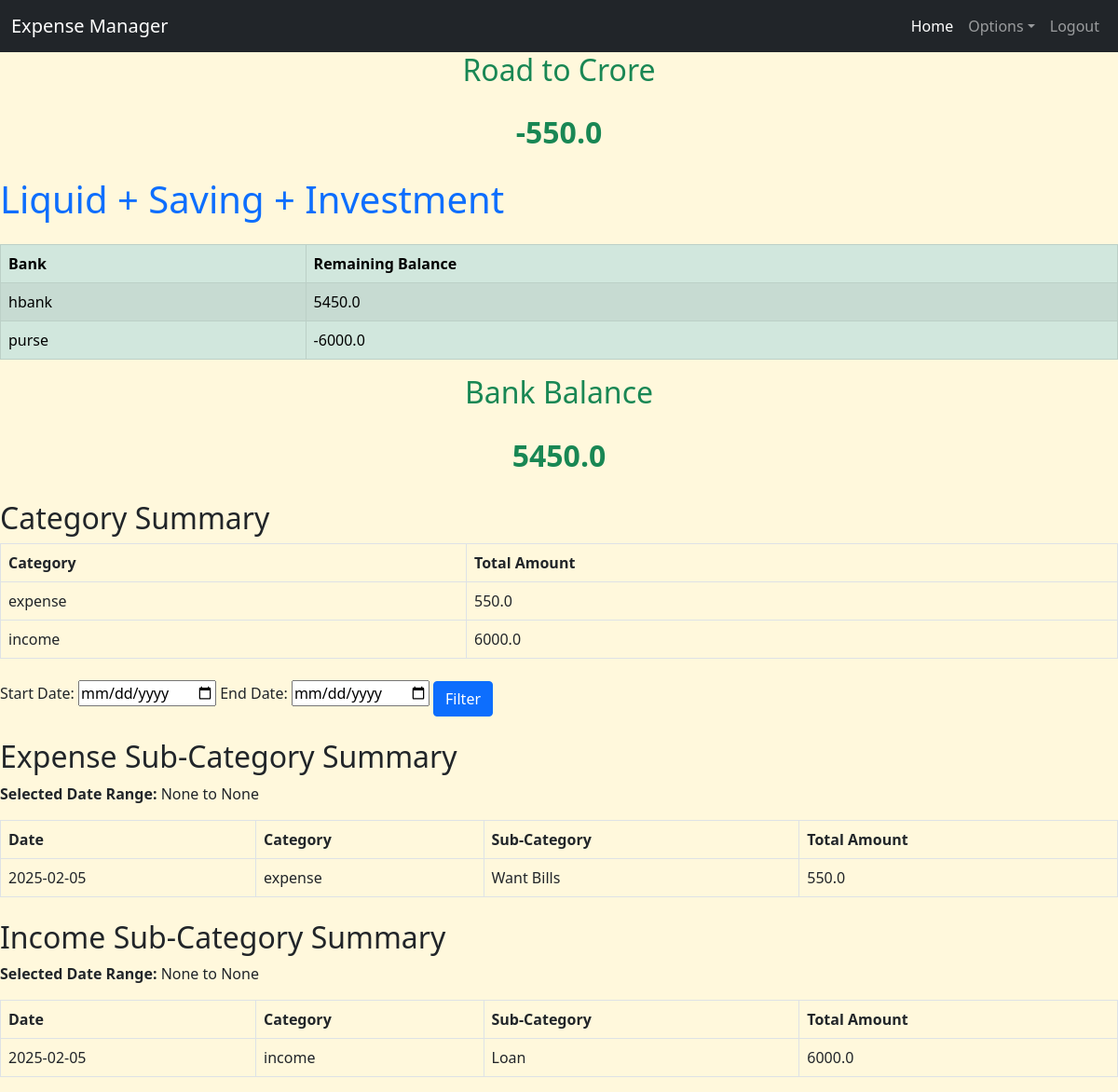
Page /summary (signed in) on the committed database.
### app.py (models this page shows)
class IncomeExpenseManager(db.Model):
    id = db.Column(db.Integer, primary_key=True)
    date = db.Column(db.Date, nullable=False)
    from_bank = db.Column(db.String(10), nullable=True)
    to_bank = db.Column(db.String(10), nullable=True)
    category = db.Column(db.String(20), nullable=False)
    sub_category = db.Column(db.String(50), nullable=False)
    description = db.Column(db.String(100), nullable=False)
    amount = db.Column(db.Float, nullable=False)
    user_id = db.Column(db.Integer, db.ForeignKey('user.id'), nullable=False)  # NEW: Link expense to user
    user = db.relationship('User', backref=db.backref('expenses', lazy=True))  # NEW: Relationship

### app.py (the view)
@app.route('/summary')
@login_required
def category_summary():
    start_date = request.args.get('start_date')
    end_date = request.args.get('end_date')
    category_summary = db.session.query(IncomeExpenseManager.category, db.func.sum(IncomeExpenseManager.amount).label('total_amount')).filter(IncomeExpenseManager.user_id == current_user.id).group_by(IncomeExpenseManager.category).all() #.filter(IncomeExpenseManager.date.between(start_date, end_date))
    query = db.session.query(IncomeExpenseManager.date, IncomeExpenseManager.category, IncomeExpenseManager.sub_category, db.func.sum(IncomeExpenseManager.amount).label('total_amount')).filter(IncomeExpenseManager.user_id == current_user.id).group_by(IncomeExpenseManager.date, IncomeExpenseManager.category, IncomeExpenseManager.sub_category).order_by(IncomeExpenseManager.date.desc())
    if start_date and end_date:
        query = query.filter(IncomeExpenseManager.date.between(start_date, end_date))
    exp_sub_category_summary = query.filter(IncomeExpenseManager.category == 'expense').all()
    inc_sub_category_summary = query.filter(IncomeExpenseManager.category == 'income').all()
    from_bank_summary = db.session.query(IncomeExpenseManager.from_bank, db.func.sum(IncomeExpenseManager.amount).label('balance')).filter(IncomeExpenseManager.from_bank.isnot(None), IncomeExpenseManager.user_id == current_user.id).group_by(IncomeExpenseManager.from_bank).all() #, IncomeExpenseManager.date.between(start_date, end_date)
    to_bank_summary = db.session.query(IncomeExpenseManager.to_bank, db.func.sum(IncomeExpenseManager.amount).label('balance')).filter(IncomeExpenseManager.to_bank.isnot(None), IncomeExpenseManager.user_id == current_user.id).group_by(IncomeExpenseManager.to_bank).all() #, IncomeExpenseManager.date.between(start_date, end_date)
    included_banks = ['hbank', 'ibank', 'pbank']  # Exclude the other two
    select_from_bank_summary = db.session.query(IncomeExpenseManager.from_bank, db.func.sum(IncomeExpenseManager.amount).label('balance')).filter(IncomeExpenseManager.from_bank.isnot(None)).filter(IncomeExpenseManager.from_bank.in_(included_banks), IncomeExpenseManager.user_id == current_user.id).group_by(IncomeExpenseManager.from_bank).all()
    select_to_bank_summary = db.session.query(IncomeExpenseManager.to_bank, db.func.sum(IncomeExpenseManager.amount).label('balance')).filter(IncomeExpenseManager.to_bank.isnot(None)).filter(IncomeExpenseManager.to_bank.in_(included_banks), IncomeExpenseManager.user_id == current_user.id).group_by(IncomeExpenseManager.to_bank).all()
    bank_balances = {}
    for bank, balance in from_bank_summary:
        bank_balances[bank] = bank_balances.get(bank, 0) - balance  # removed - above in from_bank_summary and added - here
    for bank, balance in to_bank_summary:
        bank_balances[bank] = bank_balances.get(bank, 0) + balance
    select_bank_balances = {}
    for bank, balance in select_from_bank_summary:
        select_bank_balances[bank] = select_bank_balances.get(bank, 0) - balance  # removed - above in from_bank_summary and added - here
    for bank, balance in select_to_bank_summary:
        select_bank_balances[bank] = select_bank_balances.get(bank, 0) + balance
    total_bank_balance = sum(bank_balances.values())
    select_total_bank_balance = sum(select_bank_balances.values())
    return render_template('category_summary.html', category_summary=category_summary, exp_sub_category_summary=exp_sub_category_summary, inc_sub_category_summary=inc_sub_category_summary, bank_balances=bank_balances, total_bank_balance=total_bank_balance, select_bank_balances=select_bank_balances, select_total_bank_balance=select_total_bank_balance, start_date=start_date, end_date=end_date) #saving_summary=saving_summary, invest_summary=invest_summary,start_date=start_date.strftime('%Y-%m-%d'), end_date=end_date.strftime('%Y-%m-%d'),

### app.py (called while the page is built)
@login_manager.user_loader
def load_user(user_id):
    return User.query.get(int(user_id))  # Fetch user from database

### templates/category_summary.html
{% extends 'base.html' %}
{% block content %}
<h2 class="mb-4 text-success text-center">Road to Crore</h2>
<p class="mb-4 text-success text-center fs-2"><strong>{{ total_bank_balance | round(2) }}</strong></p>
<h1 class="mb-4 text-primary">Liquid + Saving + Investment</h1>
{% if bank_balances %}
<table class="table table-success table-striped table-bordered table-hover">
    <thead>
        <tr>
            <th scope="col">Bank</th>
            <th scope="col">Remaining Balance</th>
        </tr>
    </thead>
    <tbody>
        {% for bank, balance in bank_balances.items() %}
        <tr>
            <td>{{ bank if bank else 'None' }}</td>
            <td>{{ balance | round(2) }}</td>
        </tr>
        {% endfor %}
    </tbody>
</table>
{% else %}
<p>No bank balances available.</p>
{% endif %}
<h2 class="mb-4 text-success text-center">Bank Balance</h2>
<p class="mb-4 text-success text-center fs-2"><strong>{{ select_total_bank_balance | round(2) }}</strong></p>
<h2 class="mt-4">Category Summary</h2>
{% if category_summary %}
<table class="table table-bordered table-hover">
    <thead>
        <tr>
            <th scope="col">Category</th>
            <th scope="col">Total Amount</th>
        </tr>
    </thead>
    <tbody>
        {% for category, total_amount in category_summary %}
        <tr>
            <td>{{ category }}</td>
            <td>{{ total_amount | round(2) }}</td>
        </tr>
        {% endfor %}
    </tbody>
</table>
{% else %}
<p>No category data available.</p>
{% endif %}
<form method="GET" action="{{ url_for('category_summary') }}" class="mb-3">
    <label for="start_date">Start Date:</label>
    <input type="date" name="start_date" id="start_date" value="{{ start_date }}" class="">
    <label for="end_date">End Date:</label>
    <input type="date" name="end_date" id="end_date" value="{{ end_date }}" class="">
    <button type="submit" class="btn btn-primary mt-2">Filter</button>
</form>
<h2 class="mt-4">Expense Sub-Category Summary</h2>
<p><strong>Selected Date Range:</strong> {{ start_date }} to {{ end_date }}</p>
{% if exp_sub_category_summary %}
<table class="table table-bordered table-hover">
    <thead>
        <tr>
            <th scope="col">Date</th>
            <th scope="col">Category</th>
            <th scope="col">Sub-Category</th>
            <th scope="col">Total Amount</th>
        </tr>
    </thead>
    <tbody>
        {% for date, category, sub_category, total_amount in exp_sub_category_summary %}
        <tr>
            <td>{{ date.strftime('%Y-%m-%d') }}</td>
            <td>{{ category }}</td>
            <td>{{ sub_category }}</td>
            <td>{{ total_amount | round(2) }}</td>
        </tr>
        {% endfor %}
    </tbody>
</table>
{% else %}
<p>No expense sub-category data available for selected date range.</p>
{% endif %}
<h2 class="mt-4">Income Sub-Category Summary</h2>
<p><strong>Selected Date Range:</strong> {{ start_date }} to {{ end_date }}</p>
{% if inc_sub_category_summary %}
<table class="table table-bordered table-hover">
    <thead>
        <tr>
            <th scope="col">Date</th>
            <th scope="col">Category</th>
            <th scope="col">Sub-Category</th>
            <th scope="col">Total Amount</th>
        </tr>
    </thead>
    <tbody>
        {% for date, category, sub_category, total_amount in inc_sub_category_summary %}
        <tr>
            <td>{{ date.strftime('%Y-%m-%d') }}</td>
            <td>{{ category }}</td>
            <td>{{ sub_category }}</td>
            <td>{{ total_amount | round(2) }}</td>
        </tr>
        {% endfor %}
    </tbody>
</table>
{% else %}
<p>No income sub-category data available for selected date range.</p>
{% endif %}
{% endblock %}

### templates/base.html (style rules this page uses)
body { background-color: cornsilk; }

### rows in the picture
IncomeExpenseManager: category "expense", amount "550.0", strftime "2025-02-05", sub_category "Want Bills"
IncomeExpenseManager: category "income", amount "6000.0", strftime "2025-02-05", sub_category "Loan"

### other values in the picture
{{ total_bank_balance | round(2) }} "-550.0"
{{ bank if bank else 'None' }} "hbank" "purse"
{{ balance | round(2) }} "5450.0" "-6000.0"
{{ select_total_bank_balance | round(2) }} "5450.0"
{{ start_date }} "None"
{{ end_date }} "None"
